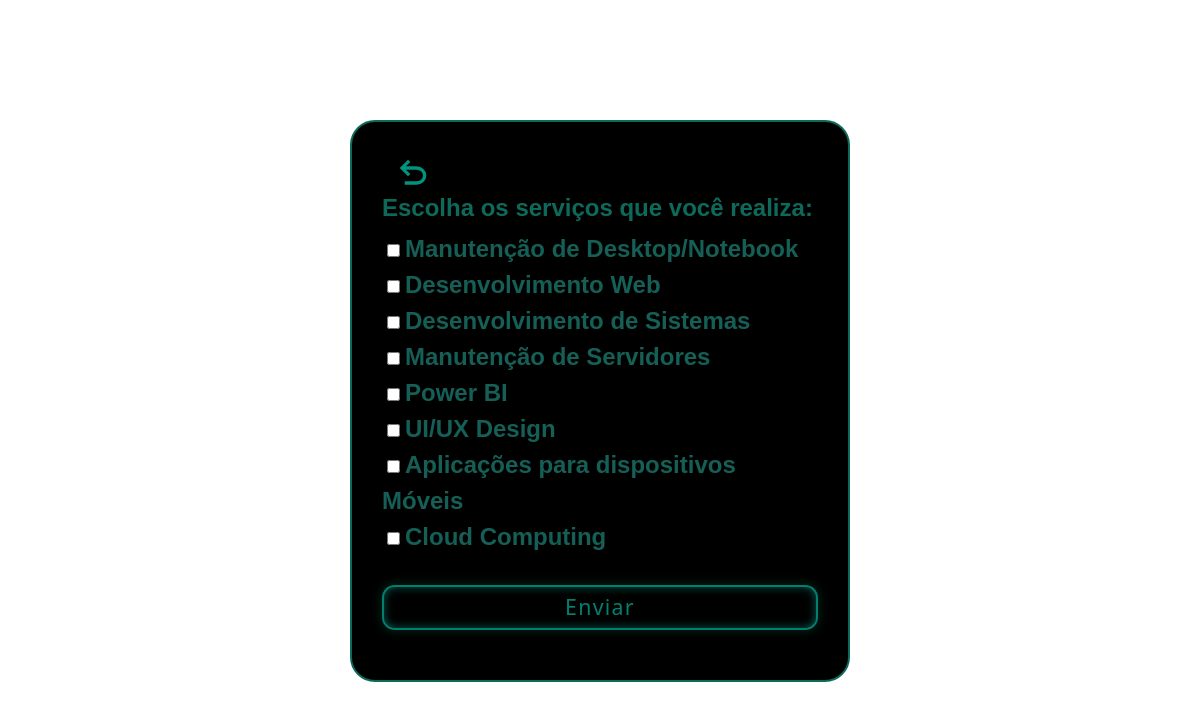
/servicesPf.php (signed in), run on the app's committed database.
### tables this page shows
CREATE TABLE `categorias` (
  `id_Cat` int(11) NOT NULL,
  `nome` varchar(100) DEFAULT NULL
);

### servicesPf.php (the view, shortened to what this page needs)
<?php
require_once ("connect.php");
$id_Pf = $_SESSION['id_Pf'];
$sql = "SELECT id_Cat, nome FROM categorias WHERE id_Cat NOT IN (SELECT id_Cat FROM Cat_Sel WHERE id_Pf = $id_Pf)";
$result = $conn->query($sql);
?>
<!DOCTYPE html>
<html lang="pt-br">
<head>
    <link href="https://cdn.jsdelivr.net/npm/bootstrap@5.3.2/dist/css/bootstrap.min.css" rel="stylesheet"
 />
        <link rel="stylesheet" href="./css/categorias.css">
</head>
<body>
    <section class="containerDivInsert" style="margin:auto; margin-top:10%;">
        <main>
            <form action="<?php echo htmlspecialchars($_SERVER['PHP_SELF']); ?>" method="post" id="categoriasForm">
                <button class='fecharCats' onclick='closeServicesContainer()'></button>
                <div id="catServiceRealiza">
                    <h1 class="titleForms">Escolha os serviços que você realiza:</h1>
                    <?php
                    if ($result->num_rows > 0) {
                        while ($row = $result->fetch_assoc()) {
                            echo '<div class="checkbox-item">';
                            echo '<input type="checkbox" name="categorias[]" value="' . $row["id_Cat"] . '">';
                            echo"$row[nome]";
                            echo '</div>';
                        }
                    } else {
                        echo "0 resultados";
                    }
                    ?>
                </div>
                <input type="submit" class="btn_end_env" name="enviou" value="Enviar">
            </form>
        </main>
    </section>
</body>
</html>

### css/categorias.css (style rules this page uses)
button { background-color: transparent; border: none; font-size: 20px; color: #0d6a5a; }
.btn_back_ini_esc-opcs { cursor: pointer; width: 50px; }
.checkbox-item, li { font-size: 18pt !important; font-family: "League Spartan", sans-serif !important; color:rgb(21, 95, 87); font-weight: 700; }
.checkbox-item input[type=checkbox], #catServiceRealiza input[type=checkbox] { padding: 5px; margin: 5px; }
.containerDivInsert { display: flex; flex-direction: column; width: 500px !important; border-radius: 25px; padding: 30px; overflow: hidden; background-color: #000000; border: 2px solid #0d6a5a; transition: opacity 1s ease; animation: fadeIn 2s ease forwards; }
h1,h2,h3,h4 { font-family: "Josefin Sans", sans-serif; font-size: 36pt; }
html { height: 100%; }
.titleForms, .lbls, .endPf input, .endUsr input, form .btn_end_env { z-index: 10; }
.titleForms { font-size: 18pt; font-weight: bold; color: #0d6a5a; }
.btn_end_env { --green: rgb(0, 128, 111); font-size: 16pt; height: 45px; letter-spacing: 0.06em; position: relative; border-radius: 0.6em; width: 100%; overflow: hidden; z-index: 10; transition: all 0.3s; line-height: 1.4em; margin: 30px 0 20px 0; border: 2px solid var(--green); background: black; color: var(--green); box-shadow: inset 0 0 10px rgba(0, 128, 111, 0.685), 0 0 9px 3px rgba(27, 253, 156, 0.1); }
.btn_end_env:before { content: ""; position: absolute; left: -4em; width: 4em; height: 100%; top: 0; transition: transform .4s ease-in-out; background: linear-gradient(to right, transparent 1%, rgba(27, 253, 156, 0.1) 40%, rgba(27, 253, 156, 0.1) 60%, transparent 100%); }

### data on the page
categorias: nome "Manutenção de Desktop/Notebook"
categorias: nome "Desenvolvimento Web"
categorias: nome "Desenvolvimento de Sistemas"
categorias: nome "Manutenção de Servidores"
categorias: nome "Power BI"
categorias: nome "UI/UX Design"
categorias: nome "Aplicações para dispositivos Móveis"
categorias: nome "Cloud Computing"
